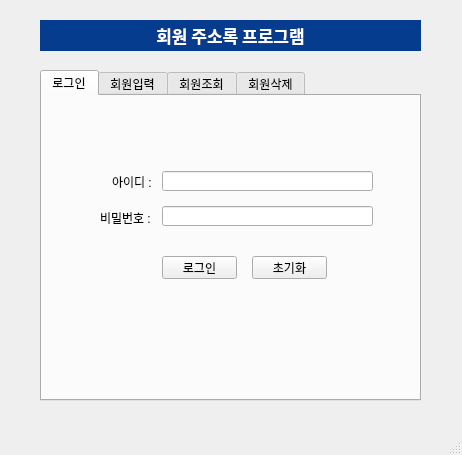
<?xml version="1.0" encoding="UTF-8"?>
<ui version="4.0">
 <class>MainWindow</class>
 <widget class="QMainWindow" name="MainWindow">
  <property name="geometry">
   <rect>
    <x>0</x>
    <y>0</y>
    <width>462</width>
    <height>455</height>
   </rect>
  </property>
  <property name="windowTitle">
   <string>MainWindow</string>
  </property>
  <widget class="QWidget" name="centralwidget">
   <widget class="QTabWidget" name="tabWidget">
    <property name="geometry">
     <rect>
      <x>40</x>
      <y>70</y>
      <width>381</width>
      <height>331</height>
     </rect>
    </property>
    <property name="currentIndex">
     <number>0</number>
    </property>
    <widget class="QWidget" name="tab1">
     <attribute name="title">
      <string>로그인</string>
     </attribute>
     <widget class="QLabel" name="label_2">
      <property name="geometry">
       <rect>
        <x>70</x>
        <y>80</y>
        <width>56</width>
        <height>12</height>
       </rect>
      </property>
      <property name="text">
       <string>아이디 :</string>
      </property>
     </widget>
     <widget class="QLineEdit" name="loginid_input">
      <property name="geometry">
       <rect>
        <x>120</x>
        <y>75</y>
        <width>211</width>
        <height>20</height>
       </rect>
      </property>
     </widget>
     <widget class="QLabel" name="label_3">
      <property name="geometry">
       <rect>
        <x>58</x>
        <y>114</y>
        <width>61</width>
        <height>16</height>
       </rect>
      </property>
      <property name="text">
       <string>비밀번호 :</string>
      </property>
     </widget>
     <widget class="QLineEdit" name="loginpw_input">
      <property name="geometry">
       <rect>
        <x>120</x>
        <y>110</y>
        <width>211</width>
        <height>20</height>
       </rect>
      </property>
     </widget>
     <widget class="QPushButton" name="login_btn">
      <property name="geometry">
       <rect>
        <x>120</x>
        <y>160</y>
        <width>75</width>
        <height>23</height>
       </rect>
      </property>
      <property name="text">
       <string>로그인</string>
      </property>
     </widget>
     <widget class="QPushButton" name="loginreset_btn">
      <property name="geometry">
       <rect>
        <x>210</x>
        <y>160</y>
        <width>75</width>
        <height>23</height>
       </rect>
      </property>
      <property name="text">
       <string>초기화</string>
      </property>
     </widget>
    </widget>
    <widget class="QWidget" name="tab2">
     <attribute name="title">
      <string>회원입력</string>
     </attribute>
     <widget class="QLabel" name="label_4">
      <property name="geometry">
       <rect>
        <x>41</x>
        <y>40</y>
        <width>56</width>
        <height>12</height>
       </rect>
      </property>
      <property name="text">
       <string>아이디 :</string>
      </property>
     </widget>
     <widget class="QLineEdit" name="joinid_input">
      <property name="geometry">
       <rect>
        <x>91</x>
        <y>35</y>
        <width>181</width>
        <height>20</height>
       </rect>
      </property>
     </widget>
     <widget class="QPushButton" name="idcheck_btn">
      <property name="geometry">
       <rect>
        <x>272</x>
        <y>34</y>
        <width>75</width>
        <height>23</height>
       </rect>
      </property>
      <property name="text">
       <string>ID CHECK</string>
      </property>
     </widget>
     <widget class="QLineEdit" name="joinpw_input">
      <property name="geometry">
       <rect>
        <x>91</x>
        <y>64</y>
        <width>181</width>
        <height>20</height>
       </rect>
      </property>
     </widget>
     <widget class="QLabel" name="label_5">
      <property name="geometry">
       <rect>
        <x>30</x>
        <y>69</y>
        <width>56</width>
        <height>12</height>
       </rect>
      </property>
      <property name="text">
       <string>비밀번호 :</string>
      </property>
     </widget>
     <widget class="QLabel" name="label_6">
      <property name="geometry">
       <rect>
        <x>54</x>
        <y>98</y>
        <width>56</width>
        <height>12</height>
       </rect>
      </property>
      <property name="text">
       <string>이름 :</string>
      </property>
     </widget>
     <widget class="QLineEdit" name="joinname_input">
      <property name="geometry">
       <rect>
        <x>93</x>
        <y>93</y>
        <width>181</width>
        <height>20</height>
       </rect>
      </property>
     </widget>
     <widget class="QLineEdit" name="joinemail_input">
      <property name="geometry">
       <rect>
        <x>94</x>
        <y>120</y>
        <width>251</width>
        <height>20</height>
       </rect>
      </property>
     </widget>
     <widget class="QLabel" name="label_7">
      <property name="geometry">
       <rect>
        <x>42</x>
        <y>125</y>
        <width>56</width>
        <height>12</height>
       </rect>
      </property>
      <property name="text">
       <string>이메일 :</string>
      </property>
     </widget>
     <widget class="QLineEdit" name="joinaddress_input">
      <property name="geometry">
       <rect>
        <x>94</x>
        <y>147</y>
        <width>251</width>
        <height>20</height>
       </rect>
      </property>
     </widget>
     <widget class="QLabel" name="label_8">
      <property name="geometry">
       <rect>
        <x>54</x>
        <y>152</y>
        <width>56</width>
        <height>12</height>
       </rect>
      </property>
      <property name="text">
       <string>주소 :</string>
      </property>
     </widget>
     <widget class="QLineEdit" name="joinphone_input">
      <property name="geometry">
       <rect>
        <x>94</x>
        <y>176</y>
        <width>181</width>
        <height>20</height>
       </rect>
      </property>
     </widget>
     <widget class="QLabel" name="label_9">
      <property name="geometry">
       <rect>
        <x>30</x>
        <y>181</y>
        <width>56</width>
        <height>12</height>
       </rect>
      </property>
      <property name="text">
       <string>전화번호 :</string>
      </property>
     </widget>
     <widget class="QPushButton" name="join_btn">
      <property name="geometry">
       <rect>
        <x>104</x>
        <y>230</y>
        <width>75</width>
        <height>23</height>
       </rect>
      </property>
      <property name="text">
       <string>회원가입</string>
      </property>
     </widget>
     <widget class="QPushButton" name="joinreset_btn">
      <property name="geometry">
       <rect>
        <x>190</x>
        <y>230</y>
        <width>75</width>
        <height>23</height>
       </rect>
      </property>
      <property name="text">
       <string>초기화</string>
      </property>
     </widget>
    </widget>
    <widget class="QWidget" name="tab3">
     <attribute name="title">
      <string>회원조회</string>
     </attribute>
     <widget class="QLineEdit" name="searchaddr_input">
      <property name="geometry">
       <rect>
        <x>94</x>
        <y>147</y>
        <width>251</width>
        <height>20</height>
       </rect>
      </property>
     </widget>
     <widget class="QLabel" name="label_18">
      <property name="geometry">
       <rect>
        <x>30</x>
        <y>181</y>
        <width>56</width>
        <height>12</height>
       </rect>
      </property>
      <property name="text">
       <string>전화번호 :</string>
      </property>
     </widget>
     <widget class="QLineEdit" name="searchname_input">
      <property name="geometry">
       <rect>
        <x>93</x>
        <y>93</y>
        <width>181</width>
        <height>20</height>
       </rect>
      </property>
     </widget>
     <widget class="QLabel" name="label_19">
      <property name="geometry">
       <rect>
        <x>54</x>
        <y>152</y>
        <width>56</width>
        <height>12</height>
       </rect>
      </property>
      <property name="text">
       <string>주소 :</string>
      </property>
     </widget>
     <widget class="QPushButton" name="searchreset_btn">
      <property name="geometry">
       <rect>
        <x>190</x>
        <y>230</y>
        <width>75</width>
        <height>23</height>
       </rect>
      </property>
      <property name="text">
       <string>초기화</string>
      </property>
     </widget>
     <widget class="QPushButton" name="modify_btn">
      <property name="geometry">
       <rect>
        <x>104</x>
        <y>230</y>
        <width>75</width>
        <height>23</height>
       </rect>
      </property>
      <property name="text">
       <string>정보수정</string>
      </property>
     </widget>
     <widget class="QLineEdit" name="searchphone_input">
      <property name="geometry">
       <rect>
        <x>94</x>
        <y>176</y>
        <width>181</width>
        <height>20</height>
       </rect>
      </property>
     </widget>
     <widget class="QLabel" name="label_20">
      <property name="geometry">
       <rect>
        <x>54</x>
        <y>98</y>
        <width>56</width>
        <height>12</height>
       </rect>
      </property>
      <property name="text">
       <string>이름 :</string>
      </property>
     </widget>
     <widget class="QLabel" name="label_21">
      <property name="geometry">
       <rect>
        <x>30</x>
        <y>69</y>
        <width>56</width>
        <height>12</height>
       </rect>
      </property>
      <property name="text">
       <string>비밀번호 :</string>
      </property>
     </widget>
     <widget class="QLabel" name="label_22">
      <property name="geometry">
       <rect>
        <x>42</x>
        <y>125</y>
        <width>56</width>
        <height>12</height>
       </rect>
      </property>
      <property name="text">
       <string>이메일 :</string>
      </property>
     </widget>
     <widget class="QLineEdit" name="searchemail_input">
      <property name="geometry">
       <rect>
        <x>94</x>
        <y>120</y>
        <width>251</width>
        <height>20</height>
       </rect>
      </property>
     </widget>
     <widget class="QLineEdit" name="searchpw_input">
      <property name="geometry">
       <rect>
        <x>91</x>
        <y>64</y>
        <width>181</width>
        <height>20</height>
       </rect>
      </property>
     </widget>
     <widget class="QPushButton" name="search_btn">
      <property name="geometry">
       <rect>
        <x>272</x>
        <y>34</y>
        <width>75</width>
        <height>23</height>
       </rect>
      </property>
      <property name="text">
       <string>회원조회</string>
      </property>
     </widget>
     <widget class="QLineEdit" name="searchid_input">
      <property name="geometry">
       <rect>
        <x>91</x>
        <y>35</y>
        <width>181</width>
        <height>20</height>
       </rect>
      </property>
     </widget>
     <widget class="QLabel" name="label_23">
      <property name="geometry">
       <rect>
        <x>41</x>
        <y>40</y>
        <width>56</width>
        <height>12</height>
       </rect>
      </property>
      <property name="text">
       <string>아이디 :</string>
      </property>
     </widget>
    </widget>
    <widget class="QWidget" name="tab4">
     <attribute name="title">
      <string>회원삭제</string>
     </attribute>
     <widget class="QLabel" name="label_24">
      <property name="geometry">
       <rect>
        <x>74</x>
        <y>90</y>
        <width>56</width>
        <height>12</height>
       </rect>
      </property>
      <property name="text">
       <string>아이디 :</string>
      </property>
     </widget>
     <widget class="QLineEdit" name="deleteid_input">
      <property name="geometry">
       <rect>
        <x>129</x>
        <y>85</y>
        <width>151</width>
        <height>20</height>
       </rect>
      </property>
     </widget>
     <widget class="QPushButton" name="delete_btn">
      <property name="geometry">
       <rect>
        <x>150</x>
        <y>170</y>
        <width>75</width>
        <height>23</height>
       </rect>
      </property>
      <property name="text">
       <string>회원탈퇴</string>
      </property>
     </widget>
     <widget class="QLabel" name="label_25">
      <property name="geometry">
       <rect>
        <x>63</x>
        <y>118</y>
        <width>56</width>
        <height>12</height>
       </rect>
      </property>
      <property name="text">
       <string>비밀번호 :</string>
      </property>
     </widget>
     <widget class="QLineEdit" name="deletepw_input">
      <property name="geometry">
       <rect>
        <x>130</x>
        <y>116</y>
        <width>151</width>
        <height>20</height>
       </rect>
      </property>
     </widget>
    </widget>
   </widget>
   <widget class="QLabel" name="label">
    <property name="geometry">
     <rect>
      <x>40</x>
      <y>20</y>
      <width>381</width>
      <height>31</height>
     </rect>
    </property>
    <property name="font">
     <font>
      <family>나눔고딕</family>
      <pointsize>13</pointsize>
      <weight>75</weight>
      <bold>true</bold>
     </font>
    </property>
    <property name="styleSheet">
     <string notr="true">background-color: rgb(6, 60, 141);
color: rgb(255, 255, 255);</string>
    </property>
    <property name="text">
     <string>회원 주소록 프로그램</string>
    </property>
    <property name="alignment">
     <set>Qt::AlignCenter</set>
    </property>
   </widget>
  </widget>
  <widget class="QMenuBar" name="menubar">
   <property name="geometry">
    <rect>
     <x>0</x>
     <y>0</y>
     <width>462</width>
     <height>21</height>
    </rect>
   </property>
  </widget>
  <widget class="QStatusBar" name="statusbar"/>
 </widget>
 <resources/>
 <connections/>
</ui>
